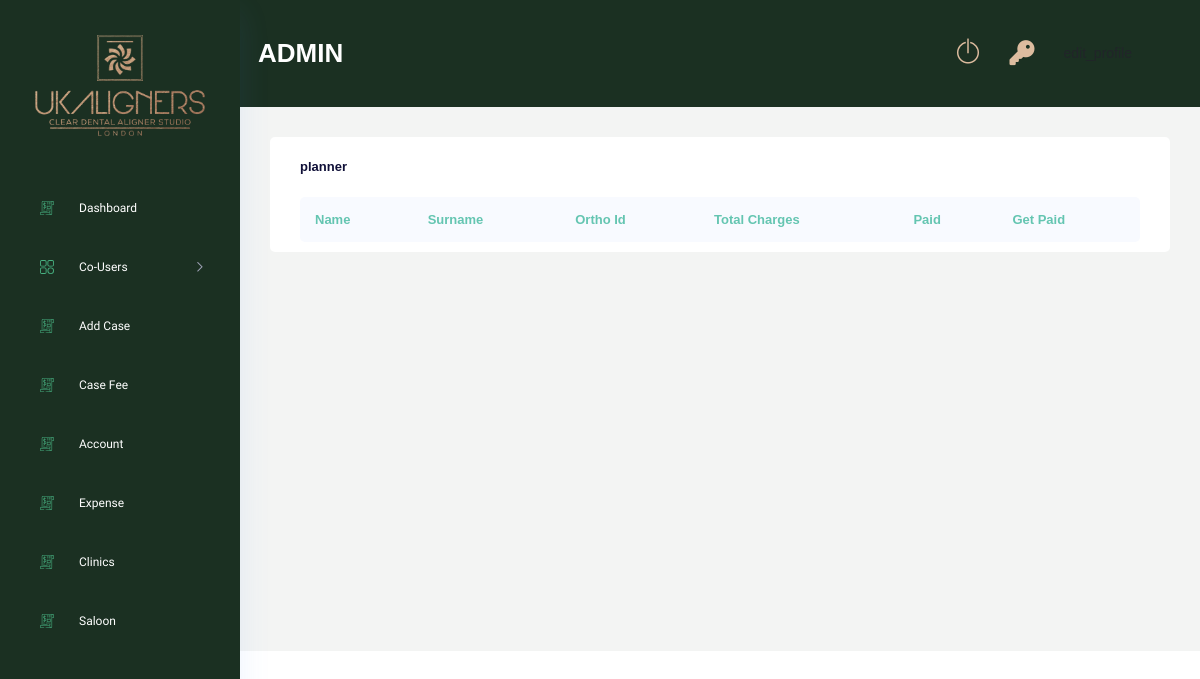
Page /get-user-expense/planner/9/ (signed in) on the earlier database version.
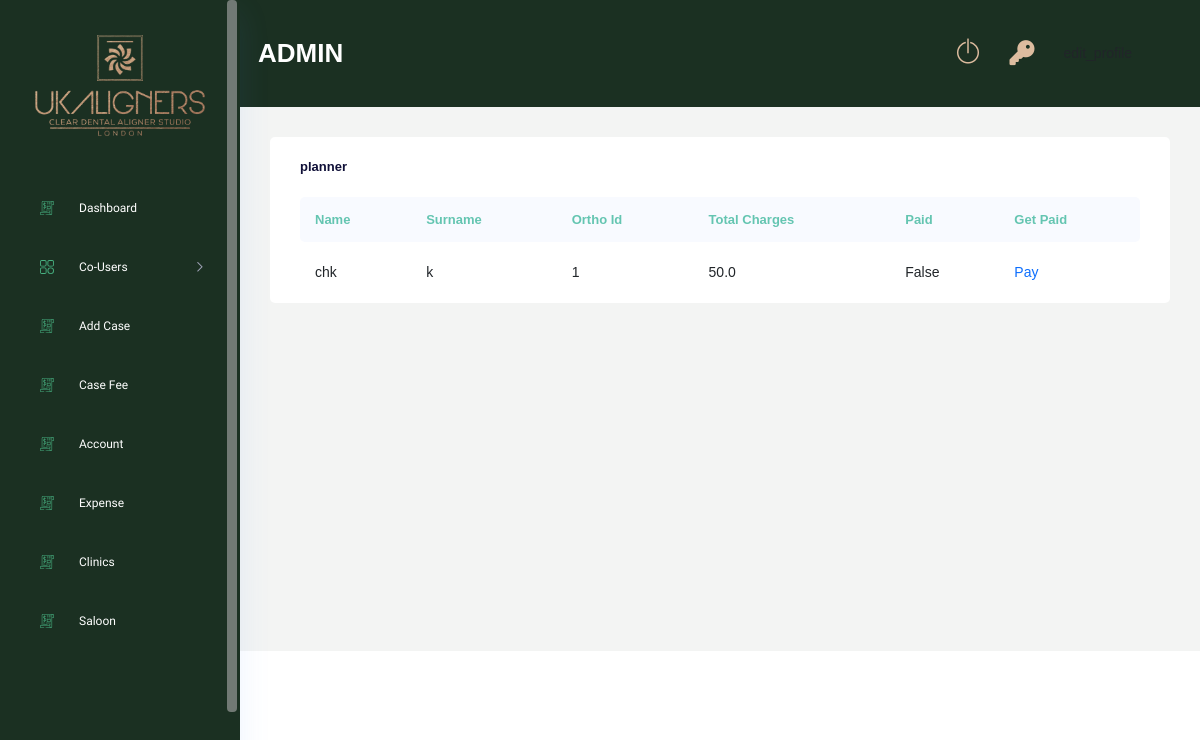
Same page on the later database version.
### Case/models.py (models this page shows, shortened)
class Case(models.Model):
    GENDER_CHOICES = (
        ("male","male"),
        ("female","female"),
        ("other","other")
        )
    ORTHODONTIC_CHOICES = (
        ("yes","yes"),
        ("no","no")
        )
    TREATMENT_REQUIRED_CHOICES = (
        ("full treatment","full treatment"),
        ("continuation","continuation"),
        ("refinement","refinement"),
        ("retainer","retainer")
    )
    OPTIONAL_TREATMENT = (
        ("replacement","replacement"),
        ("mouthguard","mouthguard"),
        ("smile design","smile design")
    )
    SECTION_CHOICES = (
        ("both arches","both arches"),
        ("upper only","upper only"),
        ("lower only","lower only")
    )
    TREATMENT_CHOICES = (
        ("essential","essential"),
        ("advance","advance"),
        ("comprehensive","comprehensive")
    )
    clinic                          = models.ForeignKey(Clinic, on_delete=models.DO_NOTHING,null=True,blank=True)
    dentist                         = models.ForeignKey(Dentist, on_delete=models.DO_NOTHING, null=True, blank=True)
    saloon_owner                    = models.ForeignKey(Saloon_owner, on_delete=models.DO_NOTHING, null=True, blank=True)
    saloon                          = models.ForeignKey(Saloon, on_delete=models.DO_NOTHING, null=True, blank=True)
    name                            = models.CharField(max_length=250)
    surname                         = models.CharField(max_length=250,null=True, blank=True)
    gender                          = models.CharField(max_length=50,choices=GENDER_CHOICES)
    age                             = models.IntegerField(null=True, blank=True)
    treatment_required              = models.CharField(max_length=100,choices=TREATMENT_REQUIRED_CHOICES)
    optional_treatment              = models.CharField(max_length=100,choices=OPTIONAL_TREATMENT, null=True, blank=True)
    orthodontic_treatment_past      = models.CharField(max_length=10,null=True, blank=True, choices=ORTHODONTIC_CHOICES)
    section                         = models.CharField(max_length=250,null=True, blank=True, choices=SECTION_CHOICES)
    treatment_type                  = models.CharField(max_length=250,null=True, blank=True, choices=TREATMENT_CHOICES)
    upper_jaw                       = models.FileField(upload_to="upper_jaws",null=True, blank=True)
    lower_jaw                       = models.FileField(upload_to="lower_jaws",null=True, blank=True)
    rquest_collection               = models.BooleanField(default=False)
    additional_information          = models.TextField(null=True, blank=True)
    planner                         = models.ForeignKey(Planner,on_delete=models.DO_NOTHING, null=True, blank=True)
    technician                      = models.ForeignKey(Technician,on_delete=models.DO_NOTHING, null=True, blank=True)
    status                          = models.CharField(max_length=250, default="new", null=True, blank=True)
    ortho_id                        = models.CharField(max_length=255, null=True, blank=True)
    aligners_upper                  = models.IntegerField(null=True, blank=True)
    aligners_lower                  = models.IntegerField(null=True, blank=True)
    retainer_upper                  = models.IntegerField(null=True, blank=True)
    retainer_lower                  = models.IntegerField(null=True, blank=True)
    treatment_plan_upper            = models.IntegerField(null=True, blank=True)
    treatment_plan_lower            = models.IntegerField(null=True, blank=True)
    duration                        = models.IntegerField(null=True, blank=True)
    progress                        = models.CharField(max_length=255, null=True, blank=True)
    created_at                      = models.DateField(auto_now_add=True, null=True)
    fee_cleared                     = models.BooleanField(default=False)
    totel_fee                       = models.FloatField(default=0.0,null=True,blank=True)
    manager_paid                    = models.BooleanField(default=False)
    planner_paid                    = models.BooleanField(default=False)
    technician_paid                 = models.BooleanField(default=False)
    refinement                      = models.IntegerField(default=0)
    class Meta:
        verbose_name_plural = "Cases"

### PlannerRoll/models.py (models this page shows, shortened)
class Planner(models.Model):
    user                    = models.OneToOneField(Users, on_delete=models.CASCADE)
    number                  = models.CharField(max_length=150,null=True,blank=True)
    fee                     = models.FloatField(null=True,blank=True)
    outstanding             = models.BooleanField(default=False)
    class Meta:
        verbose_name_plural = "Planners"

### AdminRoll/views.py (the view)
# urls.py: path('get-user-expense/<str:user_type>/<int:id>/', views.get_user_expense, name="get_user_expense"),
@login_required(login_url='login')
def get_user_expense(request,user_type,id):
    if request.user.is_admin:
        if user_type == "manager":
            manager_obj = Manager.objects.get(id=id)
            total_cases = Case.objects.filter(Q(dentist__manager = manager_obj) & Q(status = 'accepted') | Q(status = 'tc') | Q(status = 'treatment'))
            user_name = manager_obj.user.username
            user_id = manager_obj.id
        elif user_type == "planner":
            planner_obj = Planner.objects.get(id=id)
            total_cases = Case.objects.filter(Q(planner = planner_obj) & Q(status = 'accepted') | Q(status = 'tc') | Q(status = 'treatment'))
            user_name = planner_obj.user.username
            user_id = planner_obj.id
        elif user_type == "technician":
            technician_obj = Technician.objects.get(id=id)
            total_cases = Case.objects.filter(technician = technician_obj)
            user_name = technician_obj.user.username
            user_id = technician_obj.id
        context = {
            'total_cases':total_cases,
            'user_name':user_name,
            'user_type':user_type,
            'user_id':user_id
        }
        return render(request,'adminRoll/user_expense_list.html',context)
    else:
        return redirect('login')

### AdminRoll/templatetags/get_expense.py (called while the page is built, shortened)
@register.simple_tag
def get_expense(type,user_id,case_id):
    if type == "manager":
        user_obj = Manager.objects.get(id=user_id)
        case_obj = Case.objects.get(id=case_id)
        if user_obj.fee:
            total_fee = (float(user_obj.fee)/100)*float(case_obj.totel_fee)
            round_off_value = round(total_fee, 2)
            return round_off_value
        else:
            return 0
    elif type == "planner":
        user_obj = Planner.objects.get(id=user_id)
        case_obj = Case.objects.get(id=case_id)
        total_plan = case_obj.treatment_plan_upper + case_obj.treatment_plan_lower
        planner_fee = user_obj.fee
        if user_obj.fee:
            total_fee = total_plan*planner_fee
            return total_fee
        else:
            return 0

### AdminRoll/templates/adminRoll/user_expense_list.html (shortened to what this page needs)
{% extends 'base.html' %}
{% load static %}
{% load get_expense %}
{% block content %}
<div class="main_content_iner ">
    <div class="container-fluid p-0">
        <div class="row justify-content-center">
            <div class="col-lg-12">
                <div class="white_card card_height_100 mb_30">
                    <div class="white_card_header">
                        <div class="box_header m-0">
                            <div class="main-title">
                                <h3 class="m-0">{{user_name}}</h3>
                            </div>
                        </div>
                    </div>
                    <div class="white_card">
                        <div class="QA_section plr_30">
                            <div class="QA_table mb_30">
                                <table class="table lms_table_active ">
                                    <thead>
                                        <tr>
                                            <th scope="col">Name</th>
                                            <th scope="col">Surname</th>
                                            <th scope="col">Ortho id</th>
                                            <th scope="col">Total Charges</th>
                                            <th scope="col">Paid</th>
                                            <th scope="col">Get Paid</th>
                                        </tr>
                                    </thead>
                                    <tbody>
                                        {% for case in total_cases %}
                                        <tr>
                                            <td>{{ case.name }}</td>
                                            <td>{{ case.surname }}</td>
                                            <td>{{ case.ortho_id }}</td>
                                            <td>{% get_expense user_type user_id case.id %}</td>
                                            <td>
                                                {% if user_type == 'manager' %}
                                                    {{ case.manager_paid }}
                                                {% elif user_type == 'planner' %}
                                                    {{case.planner_paid}}
                                                {% elif user_type == 'technician' %}
                                                    {{case.technician_paid}}
                                                {% endif %}
                                            </td>
                                            <td>
                                                {% if user_type == 'manager' %}
                                                    {% if not case.manager_paid %}
                                                    <a href="{% url 'AdminRoll:get_paid' 'manager' user_id case.id %}">Pay</a>
                                                    {% endif %}
                                                {% elif user_type == 'planner' %}
                                                    {% if not case.planner_paid %}
                                                    <a href="{% url 'AdminRoll:get_paid' 'planner' user_id case.id %}">Pay</a>
                                                    {% endif %}
                                                {% elif user_type == 'technician' %}
                                                    {% if not case.technician_paid %}
                                                    <a href="{% url 'AdminRoll:get_paid' 'technician' user_id case.id %}">Pay</a>
                                                    {% endif %}
                                                {% endif %}
                                            </td>
                                        </tr>
                                        {% endfor %}
                                    </tbody>
                                </table>
                            </div>
                        </div>
                    </div>
                </div>
            </div>
        </div>
    </div>
</div>
{% endblock %}

Differences in the rows shown:
added Case: name "chk", surname "k", ortho_id "1", id+treatment_plan_upper+treatment_plan_lower "50.0", planner_paid "False", shows "Pay"
